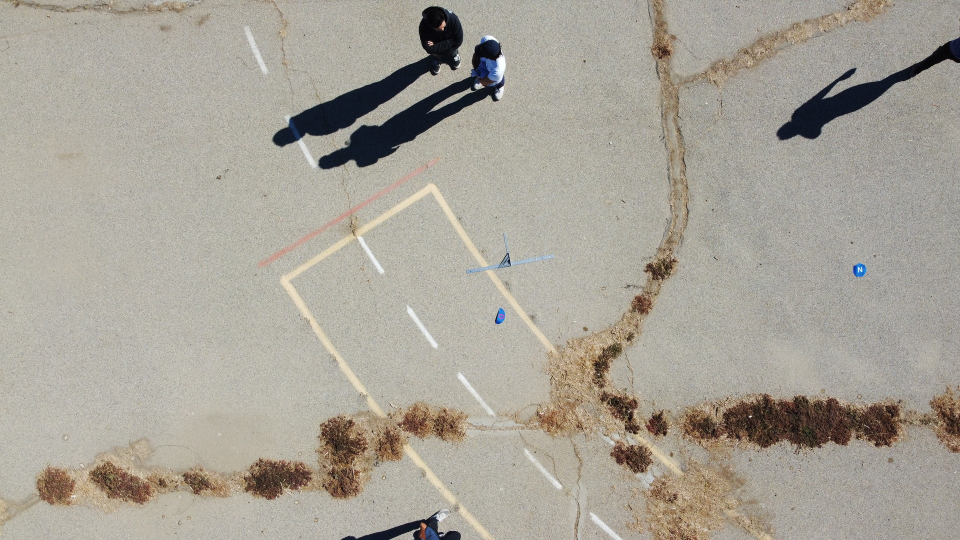
#> input picture vision/odlc/modified.jpg, 1920 x 1080 px (shown at 1/2 size)
$ python -i color.py   (imports and definitions only)   (older library calls are emulated)
#> lines starting #> are read from the running program, lines starting #| are printed output that depends on the picture; after the words box and inside, x2 and y2 are one past the last pixel; in counts of white or black regions, pixels touching at a corner belong together
import numpy as np
import cv2


def get_shape_text_colors(image_path):
#> called with image_path = 'modified.jpg'
    image = cv2.imread(image_path)
#> image is the input picture: shape (1080, 1920, 3); mean B, G, R 151.7, 162.3, 167.6
    filtered_image = cv2.medianBlur(image, ksize=11)

    hsv_image = cv2.cvtColor(filtered_image, cv2.COLOR_BGR2HSV)
#> hsv_image: shape (1080, 1920, 3); mean H, S, V 24.9, 30, 168.7
    # Apply blur to v channel of image
    v_channel = hsv_image[:, :, 2]
    v_blurred = cv2.GaussianBlur(v_channel, (3, 3), 0)

    # Perform edge detection using Sobel
    sobel_x = cv2.Sobel(v_blurred, cv2.CV_64F, 1, 0, ksize=3)
    sobel_y = cv2.Sobel(v_blurred, cv2.CV_64F, 0, 1, ksize=3)
    gradient_magnitude = np.sqrt(sobel_x**2 + sobel_y**2)
    # Threshold the gradient magnitude to obtain edges
    edge_threshold = 20
    edges = np.uint8(gradient_magnitude > edge_threshold)
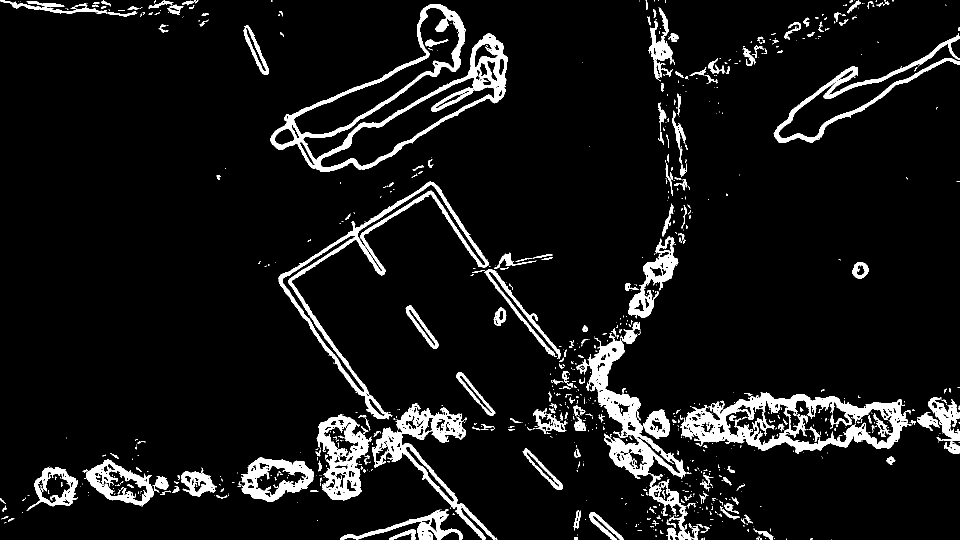
#> edges: shape (1080, 1920) (shown at 1/2 size); values 0 (black) and 1 (white), 7.8% white; 916 white regions (676 under 20 px), largest, box (x1, y1, x2, y2) and area: (541, 8, 1015, 344) 21200, (1361, 785, 1823, 907) 20382, (1167, 666, 1399, 1080) 16083

    # Find the largest contour and make the background pure gray
    normalized_gradient = cv2.normalize(edges, None, 0, 255,
                                        cv2.NORM_MINMAX, cv2.CV_8UC1)
#> normalized_gradient: shape (1080, 1920); 7.8% white; 916 white regions (676 under 20 px)
    _, binary_image = cv2.threshold(normalized_gradient, 0, 255,
                                    cv2.THRESH_BINARY + cv2.THRESH_OTSU)
    contours, _ = cv2.findContours(binary_image, cv2.RETR_EXTERNAL,
                                   cv2.CHAIN_APPROX_SIMPLE)
#> contours = 782 contours, 622 with area under 20; largest, box (x1, y1, x2, y2) and area: (541, 8, 1015, 344) 58800, (1361, 785, 1823, 907) 36234, (557, 363, 978, 839) 18058, (1167, 666, 1399, 1080) 17916, (634, 828, 743, 1001) 11225
    largest_contour = max(contours, key=cv2.contourArea)
#> largest_contour = contour of 1179 points, box (x1, y1, x2, y2) (541, 8, 1015, 344), area 58800
    contour_image = np.zeros_like(binary_image)
    cv2.drawContours(contour_image, [largest_contour], -1, 255,
                     thickness=cv2.FILLED)
#> contour_image: shape (1080, 1920); 2.9% white; 1 white region, box (x1, y1, x2, y2) and area: (541, 8, 1015, 344) 59837

    kernel = np.ones((9, 9), np.uint8)
    eroded_mask = cv2.erode(contour_image, kernel, iterations=1)
#> eroded_mask: shape (1080, 1920); 2.3% white; 1 white region, box (x1, y1, x2, y2) and area: (546, 12, 1011, 340) 47979
    eroded_mask = eroded_mask.astype(np.uint8)
    result_image = cv2.bitwise_and(contour_image, contour_image,
                                   mask=eroded_mask)

    final_image = cv2.bitwise_and(image, image, mask=result_image)
    final_image = cv2.cvtColor(final_image, cv2.COLOR_BGR2RGB)
    gray_color = [128, 128, 128]
    black_mask = np.all(final_image == [0, 0, 0], axis=-1)
    final_image[black_mask] = gray_color

    # Check if the edge detection actually found a shape
    # Try edge detection on saturation otherwise
    non_gray_count = np.sum(np.any(final_image != gray_color, axis=-1) > 0)
#> non_gray_count = 47979
    percent = non_gray_count/image.shape[0]/image.shape[1]
#> percent = 0.0231

    if percent < 0.08:
        hsv_image = cv2.cvtColor(filtered_image, cv2.COLOR_BGR2HSV)

        v_channel = hsv_image[:, :, 1]
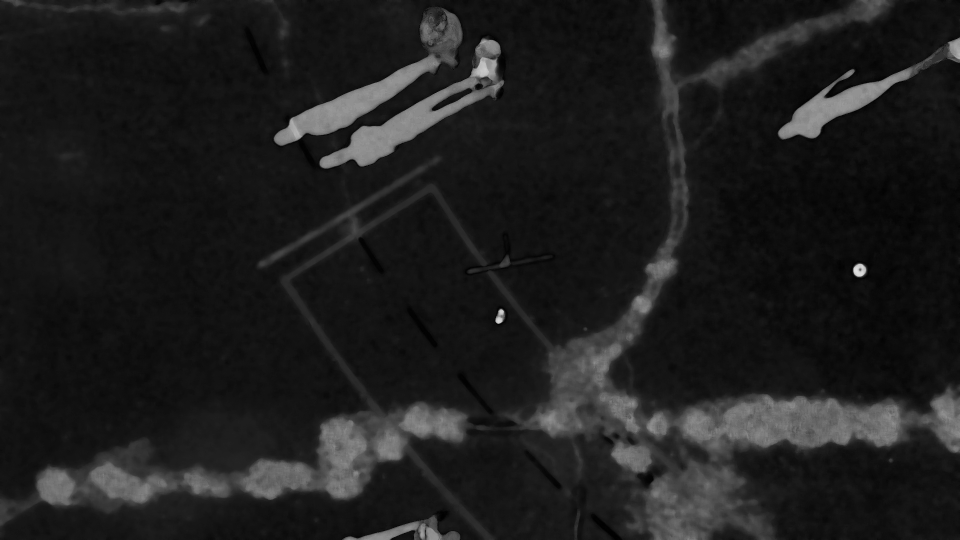
#> v_channel: shape (1080, 1920) (shown at 1/2 size); min 0, max 223, mean 30

        v_blurred = cv2.GaussianBlur(v_channel, (3, 3), 0)

        sobel_x = cv2.Sobel(v_blurred, cv2.CV_64F, 1, 0, ksize=3)
        sobel_y = cv2.Sobel(v_blurred, cv2.CV_64F, 0, 1, ksize=3)

        # Compute the magnitude of gradients
        gradient_magnitude = np.sqrt(sobel_x**2 + sobel_y**2)

        # Threshold the gradient magnitude to obtain edges
        edge_threshold = 20
        edges = np.uint8(gradient_magnitude > edge_threshold)
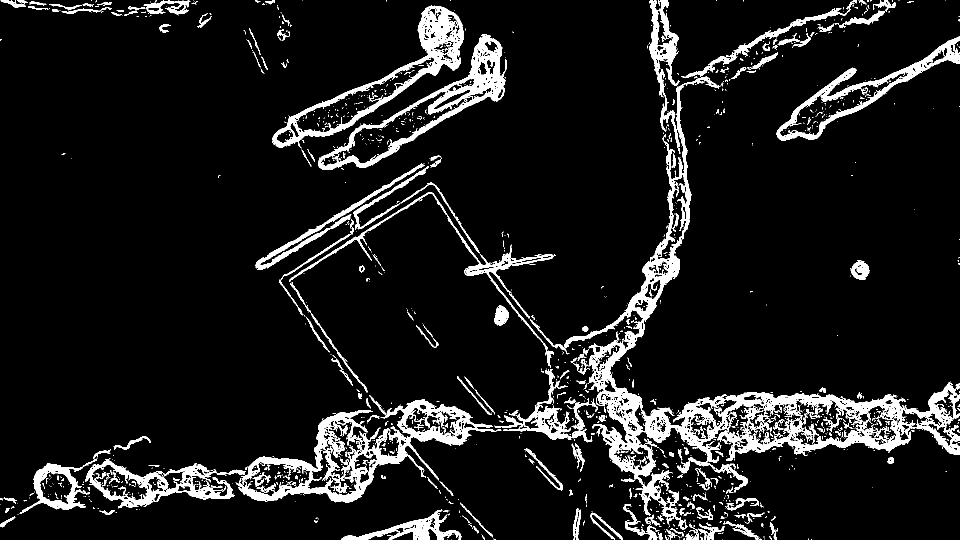
#> edges: shape (1080, 1920) (shown at 1/2 size); values 0 (black) and 1 (white), 9.2% white; 1577 white regions (1300 under 20 px), largest, box (x1, y1, x2, y2) and area: (1060, 169, 1920, 1059) 56616, (471, 799, 1003, 1006) 22785, (544, 11, 927, 297) 13131
        normalized_gradient = cv2.normalize(edges, None, 0, 255,
                                            cv2.NORM_MINMAX, cv2.CV_8UC1)
#> normalized_gradient: shape (1080, 1920); 9.2% white; 1577 white regions (1300 under 20 px)
        _, binary_image = cv2.threshold(normalized_gradient, 0, 255,
                                        cv2.THRESH_BINARY + cv2.THRESH_OTSU)
        contours, _ = cv2.findContours(binary_image, cv2.RETR_EXTERNAL,
                                       cv2.CHAIN_APPROX_SIMPLE)
#> contours = 925 contours, 764 with area under 20; largest, box (x1, y1, x2, y2) and area: (1060, 169, 1920, 1059) 85790, (471, 799, 1003, 1006) 31075, (636, 68, 1011, 340) 25836, (544, 11, 927, 297) 25472, (1553, 73, 1920, 281) 16620
        largest_contour = max(contours, key=cv2.contourArea)
#> largest_contour = contour of 4965 points, box (x1, y1, x2, y2) (1060, 169, 1920, 1059), area 85790
        contour_image = np.zeros_like(binary_image)
        cv2.drawContours(contour_image, [largest_contour], -1, 255,
                         thickness=cv2.FILLED)
#> contour_image: shape (1080, 1920); 4.3% white; 1 white region, box (x1, y1, x2, y2) and area: (1060, 169, 1920, 1059) 90180

        kernel = np.ones((9, 9), np.uint8)
        eroded_mask = cv2.erode(contour_image, kernel, iterations=1)
#> eroded_mask: shape (1080, 1920); 2.9% white; 17 white regions (10 under 20 px), largest, box (x1, y1, x2, y2) and area: (1356, 775, 1920, 905) 41839, (1183, 689, 1336, 947) 12627, (1261, 515, 1355, 634) 4368
        eroded_mask = eroded_mask.astype(np.uint8)
        result_image = cv2.bitwise_and(contour_image, contour_image,
                                       mask=eroded_mask)

        final_image = cv2.bitwise_and(image, image, mask=result_image)
        final_image = cv2.cvtColor(final_image, cv2.COLOR_BGR2RGB)
        gray_color = [128, 128, 128]
        black_mask = np.all(final_image == [0, 0, 0], axis=-1)
        final_image[black_mask] = gray_color
        non_gray_count = np.sum(np.any(final_image != gray_color, axis=-1) > 0)
#> non_gray_count = 59518
        percent = non_gray_count/image.shape[0]/image.shape[1]
#> percent = 0.0287

    sum_rgb = np.sum(final_image, axis=-1)
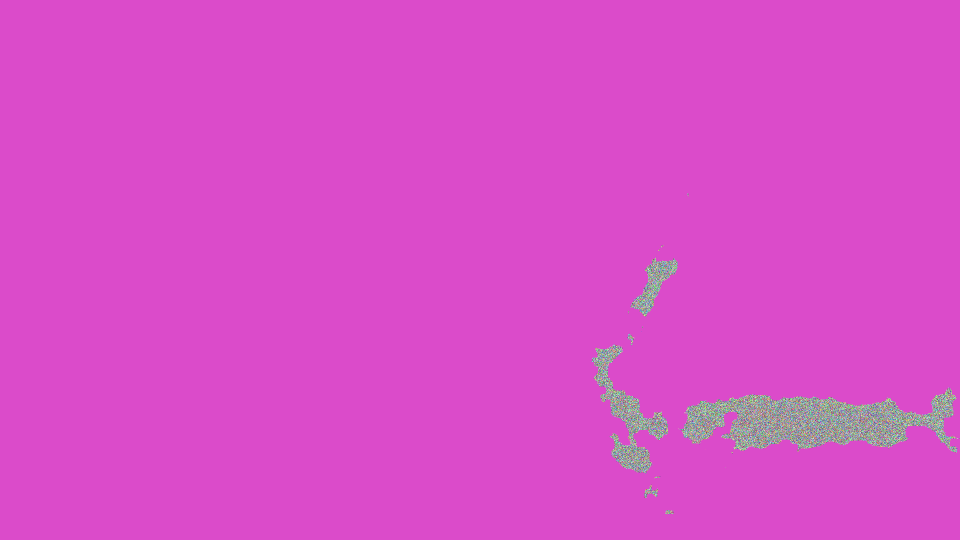
#> sum_rgb: shape (1080, 1920) uint64 (shown at 1/2 size); 680 distinct labels, from 3 to 748; one colour per label, 0 black

    # Remove white, black, and brown pixels from the image first
    white_threshold = 600
    black_threshold = 400
    range_rgb = np.max(final_image, axis=-1) - np.min(final_image, axis=-1)
    color_range_threshold = 0.5

    hsv = cv2.cvtColor(final_image, cv2.COLOR_RGB2HSV)
#> hsv: shape (1080, 1920, 3); mean H, S, V 0.4, 3.1, 127.3
    brown_mask = (cv2.inRange(hsv, (0, 10, 0), (180, 70, 160)) > 0)
#> brown_mask: shape (1080, 1920) bool; 0.2% white in thin lines or dots, all inside (x1, y1, x2, y2) = (1193, 387, 1913, 995)
    brown_mask = (
        (cv2.inRange(final_image, (145, 115, 130), (175, 135, 150)) > 0) |
        (cv2.inRange(final_image, (115, 180, 145), (130, 190, 170)) > 0)
    )
#> brown_mask: shape (1080, 1920) bool; 0% white in thin lines or dots, all inside (x1, y1, x2, y2) = (1556, 853, 1737, 872)

    # Create masks for white and black pixels based on the thresholds
    white_mask = sum_rgb > white_threshold
#> white_mask: shape (1080, 1920) bool; 0.01% white in thin lines or dots, all inside (x1, y1, x2, y2) = (1193, 521, 1876, 986)
    black_mask = (
        (sum_rgb < black_threshold) &
        (range_rgb <= (color_range_threshold * np.max(final_image, axis=-1))) &
        (sum_rgb != 384)
    )
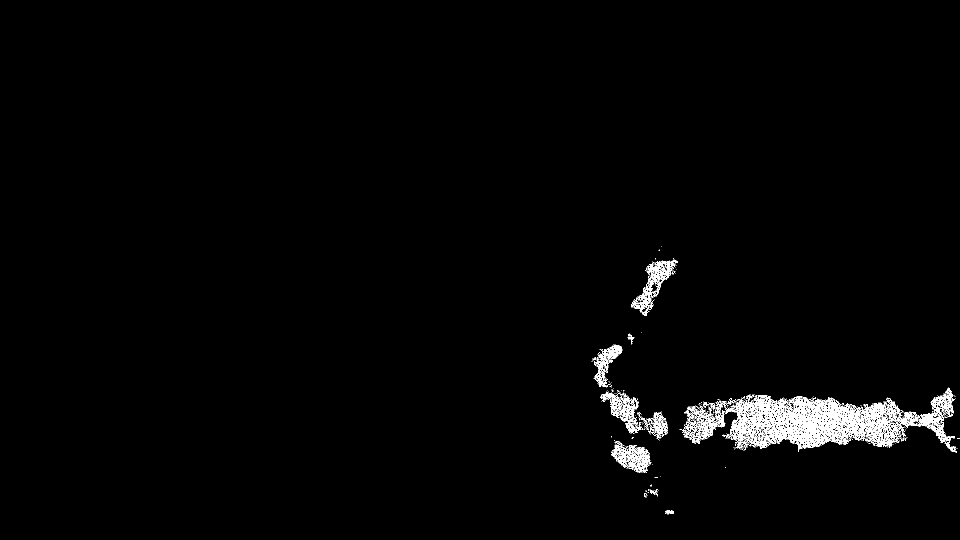
#> black_mask: shape (1080, 1920) bool (shown at 1/2 size); 1.6% white in thin lines or dots, all inside (x1, y1, x2, y2) = (1183, 493, 1920, 1029)

    # Apply the masks to the original image to visualize
    white_result = np.zeros_like(final_image)
    white_result[white_mask] = final_image[white_mask]

    black_result = np.zeros_like(final_image)
    black_result[black_mask] = final_image[black_mask]

    brown_result = np.zeros_like(final_image)
    brown_result[brown_mask] = final_image[brown_mask]

    white_count = np.sum(white_mask > 0)
#> white_count = 222
    white_percent = white_count / non_gray_count
#> white_percent = 0.00373

    black_count = np.sum(black_mask > 0)
#> black_count = 33448
    black_percent = black_count / non_gray_count
#> black_percent = 0.562

    brown_count = np.sum(brown_mask > 0)
#> brown_count = 2
    brown_percent = brown_count / non_gray_count
#> brown_percent = 3.36e-05

    if white_percent > 0.1:
        final_image[white_mask] = gray_color
    if black_percent > 0.1:
        final_image[black_mask] = gray_color
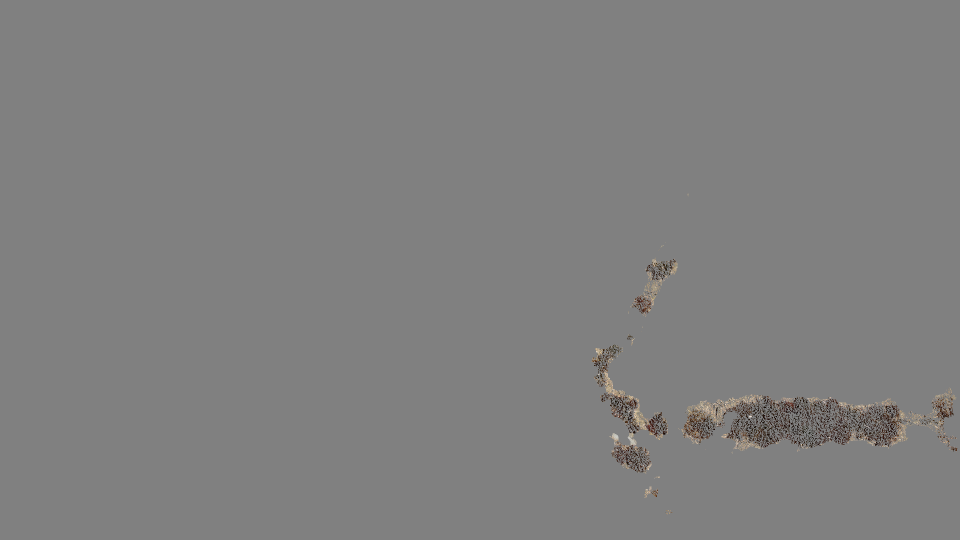
#> final_image: shape (1080, 1920, 3) (shown at 1/2 size); mean R, G, B 127.7, 127.5, 127.2
    if brown_percent > 0.1:
        final_image[brown_mask] = gray_color

    # Apply masks for various colors that are not white, black, or brown
    hsv = cv2.cvtColor(final_image, cv2.COLOR_RGB2HSV)
#> hsv: shape (1080, 1920, 3); mean H, S, V 0.2, 1.6, 127.7
    red_mask = cv2.inRange(hsv, (165, 10, 0), (180, 255, 255))
#> red_mask: shape (1080, 1920); 0% white in thin lines or dots, all inside (x1, y1, x2, y2) = (1241, 819, 1786, 924)
    blue_mask = cv2.inRange(hsv, (100, 1, 0), (125, 255, 255))
#> blue_mask: shape (1080, 1920); every value is 0
    purple_mask = cv2.inRange(hsv, (125, 10, 0), (165, 255, 255))
    green_mask = cv2.inRange(hsv, (50, 10, 0), (100, 255, 255))
    yellow_mask = cv2.inRange(hsv, (25, 10, 0), (40, 255, 255))
#> yellow_mask: shape (1080, 1920); 0% white in thin lines or dots, all inside (x1, y1, x2, y2) = (1226, 803, 1627, 889)
    orange_mask = cv2.inRange(hsv, (0, 10, 0), (20, 255, 255))
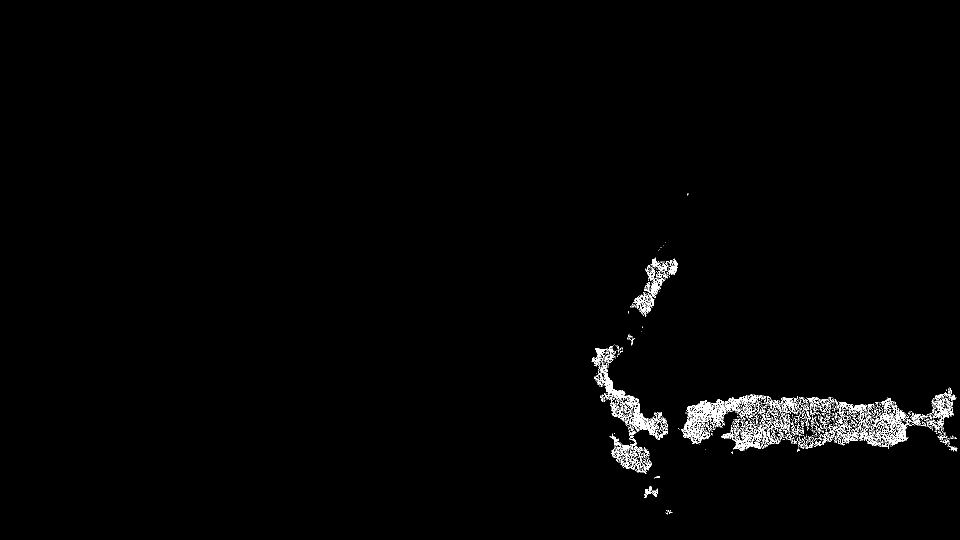
#> orange_mask: shape (1080, 1920) (shown at 1/2 size); 1.2% white in thin lines or dots, all inside (x1, y1, x2, y2) = (1183, 387, 1915, 1029)

    mask_sums = [
        ('red', np.sum(red_mask > 0)),
        ('black', np.sum(black_mask > 0)),
        ('white', np.sum(white_mask > 0)),
        ('brown', np.sum(brown_mask > 0)),
        ('blue', np.sum(blue_mask > 0)),
        ('purple', np.sum(purple_mask > 0)),
        ('green', np.sum(green_mask > 0)),
        ('yellow', np.sum(yellow_mask > 0)),
        ('orange', np.sum(orange_mask > 0))
    ]
#> mask_sums = [('red', 9), ('black', 33448), ('white', 222), ('brown', 2), ('blue', 0), ('purple', 0), ('green', 0), ('yellow', 101), ('orange', 25653)]

    sorted_mask_sums = sorted(mask_sums, key=lambda x: x[1], reverse=True)
#> sorted_mask_sums = [('black', 33448), ('orange', 25653), ('white', 222), ('yellow', 101), ('red', 9), ('brown', 2), ('blue', 0), ('purple', 0), ('green', 0)]

    shape_dict = {
        'red': 0,
        'black': 0,
        'white': 0,
        'brown': 0,
        'blue': 0,
        'purple': 0,
        'green': 0,
        'orange': 0,
        'yellow': 0
    }

    text_dict = {
        'red': 0,
        'black': 0,
        'white': 0,
        'brown': 0,
        'blue': 0,
        'purple': 0,
        'green': 0,
        'orange': 0,
        'yellow': 0
    }

    for idx, (color, count) in enumerate(sorted_mask_sums[:2], start=1):
        if idx == 1:
            if (color == 'black' or color == 'white' or color == 'green' or
                    color == 'orange' or color == 'yellow'):
                shape_dict[color] = 100
            if (color == 'red'):
                shape_dict['red'] = 90
                shape_dict['brown'] = 5
                shape_dict['purple'] = 5
            if (color == 'brown'):
                shape_dict['red'] = 5
                shape_dict['brown'] = 90
                shape_dict['purple'] = 5
            if (color == 'blue'):
                shape_dict['blue'] = 90
                shape_dict['purple'] = 10
            if (color == 'purple'):
                shape_dict['blue'] = 80
                shape_dict['purple'] = 10
                shape_dict['red'] = 10
        else:
            if (color == 'white' or color == 'green' or
                    color == 'orange' or color == 'yellow'):
                text_dict[color] = 100
            if (color == 'red'):
                text_dict['red'] = 75
                text_dict['brown'] = 5
                text_dict['purple'] = 15
                text_dict['black'] = 5
            if (color == 'black'):
                text_dict['red'] = 5
                text_dict['blue'] = 5
                text_dict['brown'] = 5
                text_dict['purple'] = 5
                text_dict['black'] = 80
            if (color == 'brown'):
                text_dict['red'] = 5
                text_dict['brown'] = 80
                text_dict['purple'] = 10
                text_dict['black'] = 5
            if (color == 'blue'):
                text_dict['blue'] = 85
                text_dict['purple'] = 10
                text_dict['black'] = 5
            if (color == 'purple'):
                text_dict['red'] = 15
                text_dict['brown'] = 5
                text_dict['purple'] = 70
                text_dict['black'] = 5
                text_dict['blue'] = 5
        if idx == 1:
            if (color == 'white'):
                text_dict['red'] = 12.5
                text_dict['black'] = 12.5
                text_dict['brown'] = 12.5
                text_dict['blue'] = 12.5
                text_dict['purple'] = 12.5
                text_dict['green'] = 12.5
                text_dict['orange'] = 12.5
                text_dict['yellow'] = 12.5
#> this loop made 2 passes
#> (idx, color, count) on passes 1 to 2: (1, 'black', 33448), (2, 'orange', 25653)
#> after the loop, shape_dict = 9 items; text_dict = 9 items

    return shape_dict, text_dict

>>> result = get_shape_text_colors('modified.jpg')
